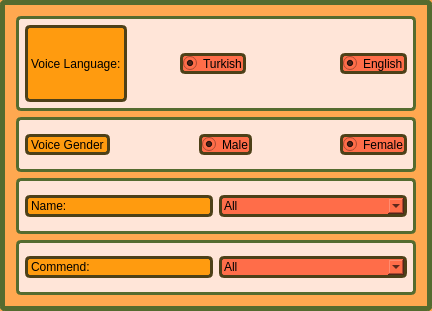
   <widget class="QFrame" name="frame">
    <property name="geometry">
     <rect>
      <x>30</x>
      <y>20</y>
      <width>432</width>
      <height>311</height>
     </rect>
    </property>
    <property name="styleSheet">
     <string notr="true">background-color:#ffa850;
border-style: solid;
border-width: 5px;
border-color: #556B2F;
border-radius: 5px;</string>
    </property>
    <property name="frameShape">
     <enum>QFrame::StyledPanel</enum>
    </property>
    <property name="frameShadow">
     <enum>QFrame::Raised</enum>
    </property>
    <layout class="QVBoxLayout" name="verticalLayout_3">
     <item>
      <widget class="QWidget" name="widget" native="true">
       <property name="styleSheet">
        <string notr="true">border-style: solid;
border-width: 3px;
background-color: #ffe5d8;</string>
       </property>
       <layout class="QGridLayout" name="gridLayout_5">
        <item row="0" column="0">
         <layout class="QHBoxLayout" name="horizontalLayout_22">
          <item>
           <widget class="QLabel" name="label">
            <property name="styleSheet">
             <string notr="true">background-color: #ff9b0f;
color: black;
border-color: #4d4018;</string>
            </property>
            <property name="text">
             <string>Voice Language:</string>
            </property>
           </widget>
          </item>
          <item>
           <spacer name="horizontalSpacer">
            <property name="orientation">
             <enum>Qt::Horizontal</enum>
            </property>
            <property name="sizeHint" stdset="0">
             <size>
              <width>13</width>
              <height>17</height>
             </size>
            </property>
           </spacer>
          </item>
          <item>
           <widget class="QRadioButton" name="radioButton">
            <property name="cursor">
             <cursorShape>PointingHandCursor</cursorShape>
            </property>
            <property name="styleSheet">
             <string notr="true">QRadioButton{
	background-color: #ff6d49;
	color: black;;
	border-color: #4d4018;
}

QRadioButton:hover{
	background-color: red;
}
</string>
            </property>
            <property name="text">
             <string>Turkish</string>
            </property>
            <property name="checked">
             <bool>true</bool>
            </property>
            <property name="autoExclusive">
             <bool>false</bool>
            </property>
           </widget>
          </item>
          <item>
           <spacer name="horizontalSpacer_2">
            <property name="orientation">
             <enum>Qt::Horizontal</enum>
            </property>
            <property name="sizeHint" stdset="0">
             <size>
              <width>88</width>
              <height>77</height>
             </size>
            </property>
           </spacer>
          </item>
          <item>
           <widget class="QRadioButton" name="radioButton_2">
            <property name="cursor">
             <cursorShape>PointingHandCursor</cursorShape>
            </property>
            <property name="styleSheet">
             <string notr="true">QRadioButton{
	background-color: #ff6d49;
	color: black;;
	border-color: #4d4018;
}

QRadioButton:hover{
	background-color: red;
}
</string>
            </property>
            <property name="text">
             <string>English</string>
            </property>
            <property name="checked">
             <bool>true</bool>
            </property>
            <property name="autoExclusive">
             <bool>false</bool>
            </property>
           </widget>
          </item>
         </layout>
        </item>
       </layout>
      </widget>
     </item>
     <item>
      <widget class="QWidget" name="widget_3" native="true">
       <property name="styleSheet">
        <string notr="true">border-style: solid;
border-width: 3px;
background-color: #ffe5d8;</string>
       </property>
       <layout class="QGridLayout" name="gridLayout_4">
        <item row="0" column="0">
         <widget class="QLabel" name="label_2">
          <property name="styleSheet">
           <string notr="true">background-color: #ff9b0f;
color: black;
border-color: #4d4018;</string>
          </property>
          <property name="text">
           <string>Voice Gender</string>
          </property>
         </widget>
        </item>
        <item row="0" column="1">
         <spacer name="horizontalSpacer_3">
          <property name="orientation">
           <enum>Qt::Horizontal</enum>
          </property>
          <property name="sizeHint" stdset="0">
           <size>
            <width>40</width>
            <height>20</height>
           </size>
          </property>
         </spacer>
        </item>
        <item row="0" column="2">
         <widget class="QRadioButton" name="radioButton_3">
          <property name="cursor">
           <cursorShape>PointingHandCursor</cursorShape>
          </property>
          <property name="styleSheet">
           <string notr="true">QRadioButton{
	background-color: #ff6d49;
	color: black;;
	border-color: #4d4018;
}

QRadioButton:hover{
	background-color: red;
}
</string>
          </property>
          <property name="text">
           <string>Male</string>
          </property>
          <property name="checked">
           <bool>true</bool>
          </property>
          <property name="autoExclusive">
           <bool>false</bool>
          </property>
         </widget>
        </item>
        <item row="0" column="3">
         <spacer name="horizontalSpacer_4">
          <property name="orientation">
           <enum>Qt::Horizontal</enum>
          </property>
          <property name="sizeHint" stdset="0">
           <size>
            <width>40</width>
            <height>20</height>
           </size>
          </property>
         </spacer>
        </item>
        <item row="0" column="4">
         <widget class="QRadioButton" name="radioButton_4">
          <property name="cursor">
           <cursorShape>PointingHandCursor</cursorShape>
          </property>
          <property name="styleSheet">
           <string notr="true">QRadioButton{
	background-color: #ff6d49;
	color: black;;
	border-color: #4d4018;
}

QRadioButton:hover{
	background-color: red;
}
</string>
          </property>
          <property name="text">
           <string>Female</string>
          </property>
          <property name="checked">
           <bool>true</bool>
          </property>
          <property name="autoExclusive">
           <bool>false</bool>
          </property>
         </widget>
        </item>
       </layout>
      </widget>
     </item>
     <item>
      <widget class="QWidget" name="widget_2" native="true">
       <property name="styleSheet">
        <string notr="true">border-style: solid;
border-width: 3px;
background-color: #ffe5d8;</string>
       </property>
       <layout class="QGridLayout" name="gridLayout_3">
        <item row="0" column="0">
         <layout class="QHBoxLayout" name="horizontalLayout_21">
          <item>
           <widget class="QLabel" name="label_18">
            <property name="styleSheet">
             <string notr="true">background-color: #ff9b0f;
color: black;
border-color: #4d4018;</string>
            </property>
            <property name="text">
             <string>Name:</string>
            </property>
           </widget>
          </item>
         </layout>
        </item>
        <item row="0" column="1">
         <widget class="QComboBox" name="comboBox">
          <property name="cursor">
           <cursorShape>PointingHandCursor</cursorShape>
          </property>
          <property name="styleSheet">
           <string notr="true">QComboBox{
	background-color: #ff6d49;
	color: black;;
	border-color: #4d4018;
}

QComboBox:hover{
	background-color: red;
}
</string>
          </property>
          <item>
           <property name="text">
            <string>All</string>
           </property>
          </item>
          <item>
           <property name="text">
            <string>Yusuf</string>
           </property>
          </item>
          <item>
           <property name="text">
            <string>Kaan</string>
           </property>
          </item>
          <item>
           <property name="text">
            <string>Mehmet</string>
           </property>
          </item>
          <item>
           <property name="text">
            <string>Dila</string>
           </property>
          </item>
          <item>
           <property name="text">
            <string>Eylül</string>
           </property>
          </item>
          <item>
           <property name="text">
            <string>Nursena</string>
           </property>
          </item>
          <item>
           <property name="text">
            <string>Eren</string>
           </property>
          </item>
          <item>
           <property name="text">
            <string>Barış</string>
           </property>
          </item>
          <item>
           <property name="text">
            <string>Emre</string>
           </property>
          </item>
          <item>
           <property name="text">
            <string>Emin</string>
           </property>
          </item>
         </widget>
        </item>
       </layout>
      </widget>
     </item>
     <item>
      <widget class="QWidget" name="widget_4" native="true">
       <property name="styleSheet">
        <string notr="true">border-style: solid;
border-width: 3px;
background-color: #ffe5d8;</string>
       </property>
       <layout class="QGridLayout" name="gridLayout_10">
        <item row="0" column="0">
         <layout class="QHBoxLayout" name="horizontalLayout_27">
          <item>
           <widget class="QLabel" name="label_19">
            <property name="styleSheet">
             <string notr="true">background-color: #ff9b0f;
color: black;
border-color: #4d4018;</string>
            </property>
            <property name="text">
             <string>Commend:</string>
            </property>
           </widget>
          </item>
         </layout>
        </item>
        <item row="0" column="1">
         <widget class="QComboBox" name="comboBox_2">
          <property name="cursor">
           <cursorShape>PointingHandCursor</cursorShape>
          </property>
          <property name="styleSheet">
           <string notr="true">QComboBox{
	background-color: #ff6d49;
	color: black;;
	border-color: #4d4018;
}

QComboBox:hover{
	background-color: red;
}
</string>
          </property>
          <item>
           <property name="text">
            <string>All</string>
           </property>
          </item>
          <item>
           <property name="text">
            <string>Merhaba</string>
           </property>
          </item>
          <item>
           <property name="text">
            <string>Araba</string>
           </property>
          </item>
          <item>
           <property name="text">
            <string>Ev</string>
           </property>
          </item>
         </widget>
        </item>
       </layout>
      </widget>
     </item>
    </layout>
   </widget>
